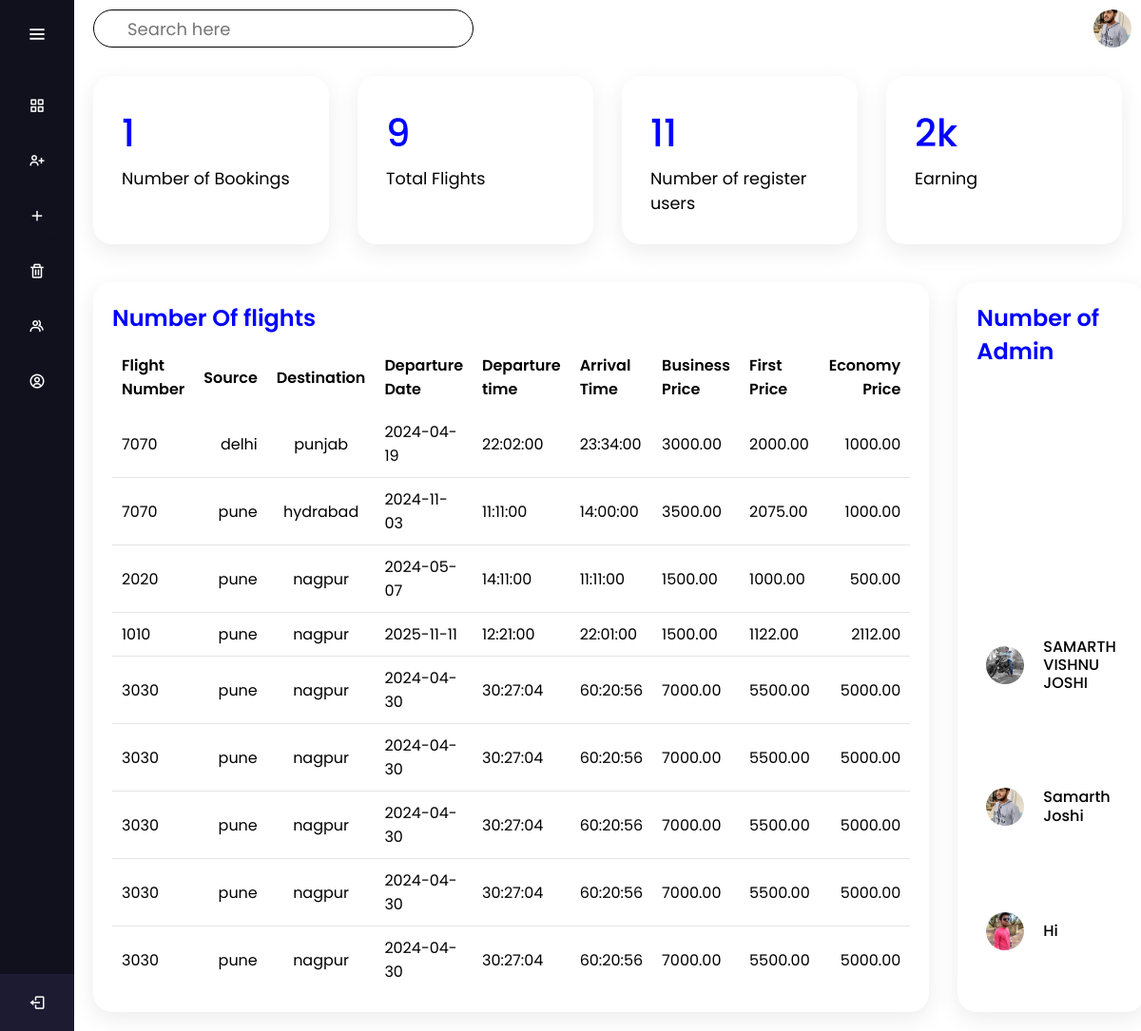
The page /ADMIN/dash.php (signed in) on the database its author committed.
### tables this page shows
CREATE TABLE `user_form` (
  `id` int(100) NOT NULL,
  `name` varchar(100) NOT NULL,
  `email` varchar(100) NOT NULL,
  `password` varchar(100) NOT NULL,
  `image` varchar(100) NOT NULL
);

CREATE TABLE `flightinsert` (
  `flightNumber` varchar(50) NOT NULL,
  `source` varchar(100) NOT NULL,
  `destination` varchar(100) NOT NULL,
  `departureDate` date NOT NULL,
  `departureTime` time NOT NULL,
  `arrivalTime` time NOT NULL,
  `economyPrice` decimal(10,2) NOT NULL,
  `businessPrice` decimal(10,2) NOT NULL,
  `firstclassPrice` decimal(10,2) NOT NULL
);

### ADMIN/dash.php (the view, shortened to what this page needs)
<?php
$user_id = $_SESSION['user_id'];
include 'dbconnect.php';
$sql_flight_count = "SELECT COUNT(*) AS flight_count FROM flightinsert";
$result_flight_count = mysqli_query($conn, $sql_flight_count);
$sql_total_earning = "SELECT SUM(price) AS total_earning FROM totalbookings";
$result_total_earning = mysqli_query($conn, $sql_total_earning);
$sql_customer_count = "SELECT COUNT(*) AS customer_count FROM user";
$result_customer_count = mysqli_query($conn, $sql_customer_count);
$sql_admin_count = "SELECT COUNT(*) AS admin_count FROM totalbookings";
$result_admin_count = mysqli_query($conn, $sql_admin_count);
if ($result_flight_count && $result_total_earning && $result_customer_count && $result_admin_count) {
  $row_flight_count = mysqli_fetch_assoc($result_flight_count);
  $numberOfFlights = $row_flight_count['flight_count'];
  $row_total_earning = mysqli_fetch_assoc($result_total_earning);
  $totalEarning = $row_total_earning['total_earning'];
  $row_customer_count = mysqli_fetch_assoc($result_customer_count);
  $numberOfCustomers = $row_customer_count['customer_count'];
  $row_admin_count = mysqli_fetch_assoc($result_admin_count);
  $numberOfAdmins = $row_admin_count['admin_count'];
  function formatEarnings($earning)
  {
    if ($earning >= 1000000) {
      $earning = number_format($earning / 1000000, 2, '.', ',') . " m";
    } elseif ($earning >= 1000) {
      $earning = number_format($earning / 1000, 0, '.', ',') . "k";
    } else {
      $earning = number_format($earning, 0, '.', ',');
    }
    return $earning;
  }
  $totalEarning = formatEarnings($totalEarning);
} else {
  $numberOfFlights = "Error fetching flight count";
  $totalEarning = "Error fetching total earning";
  $numberOfCustomers = "Error fetching customer count";
  $numberOfAdmins = "Error fetching admin count";
}
?>
<!DOCTYPE html>
<html lang="en">
<head>
  <link rel='stylesheet' href='https://unpkg.com/boxicons@2.1.4/css/boxicons.min.css'>
</head>
<body onload="session()">
  <section class="home-section">
    <div class="main" id="dashboard-content">
      <div class="topbar">
        <div class="search">
          <label>
            <input type="text" placeholder="Search here">
          </label>
        </div>
        <div class="user">
          <?php
          include 'dbconnect.php';
          $select = mysqli_query($conn, "SELECT * FROM `user_form` WHERE id = '$user_id'") or die('query failed');
          if (mysqli_num_rows($select) > 0) {
            $fetch = mysqli_fetch_assoc($select);
          }
          if ($fetch['image'] == '') {
            echo '<img src="images/default-avatar.png">';
          } else {
            echo '<img src="uploaded_img/' . $fetch['image'] . '">';
          }
          ?>
        </div>
      </div>
      <div class="cardBox">
        <div class="card">
          <div>
            <div class="numbers">
              <?php echo $numberOfAdmins; ?>
            </div>
            <div class="cardName">Number of Bookings</div>
          </div>
        </div>
        <div class="card">
          <div>
            <div class="numbers">
              <?php echo $numberOfFlights; ?>
            </div>
            <div class="cardName">Total Flights</div>
          </div>
        </div>
        <div class="card">
          <div>
            <div class="numbers">
              <?php echo $numberOfCustomers; ?>
            </div>
            <div class="cardName">Number of register users</div>
          </div>
        </div>
        <div class="card">
          <div>
            <div class="numbers">
              <?php echo $totalEarning; ?>
            </div>
            <div class="cardName">Earning</div>
          </div>
        </div>
      </div>
      <div class="details">
        <div class="recentOrders">
          <div class="cardHeader">
            <h2>Number Of flights</h2>
          </div>
          <?php
          include 'dbconnect.php';
          $query = "SELECT * FROM flightinsert";
          $result = mysqli_query($conn, $query);
          if (mysqli_num_rows($result) > 0) {
            echo '<table>
        <thead>
          <tr>
            <td>Flight Number</td>
            <td>Source</td>
            <td>Destination</td>
            <td>Departure Date</td>
            <td>Departure time</td>
            <td>Arrival Time</td>
            <td>Business Price</td>
            <td>First Price</td>
            <td>Economy Price</td>
          </tr>
        </thead>
        <tbody>';
            while ($row = mysqli_fetch_assoc($result)) {
              echo '<tr>
            <td>' . $row['flightNumber'] . '</td>
            <td>' . $row['source'] . '</td>
            <td>' . $row['destination'] . '</td>
            <td>' . $row['departureDate'] . '</td>
            <td>' . $row['departureTime'] . '</td>
            <td>' . $row['arrivalTime'] . '</td>
            <td>' . $row['businessPrice'] . '</td>
            <td>' . $row['firstclassPrice'] . '</td>
            <td>' . $row['economyPrice'] . '</td>
          </tr>';
            }
            echo '</tbody></table>';
          } else {
            echo "No data found";
          }
          ?>
        </div>
        <?php
        include 'dbconnect.php';
        $sql = "SELECT name, image FROM user_form";
        $result = $conn->query($sql);
        ?>
        <div class="recentCustomers">
          <div class="cardHeader">
            <h2>Number of Admin</h2>
          </div>
          <table>
            <?php
            if ($result->num_rows > 0) {
              while ($row = $result->fetch_assoc()) {
                ?>
                <tr>
                  <td width="60px">
                    <?php
                    if ($row['image'] == '') {
                      echo "<div class='imgBx'><img src='images/default-avatar.png'></div>";
                    } else {
                      echo "<div class='imgBx'><img src='uploaded_img/{$row['image']}'></div>";
                    }
                    ?>
                  </td>
                  <td>
                    <h4>
                      <?php echo $row['name']; ?>
                    </h4>
                  </td>
                </tr>
                <?php
              }
            } else {
              echo "<tr><td colspan='2'>0 results</td></tr>";
            }
            ?>
          </table>
        </div>
      </div>
    </div>
  </section>
</body>
</html>

### ADMIN/css/stylefornavigation.css (style rules this page uses)
* { margin: 0; padding: 0; box-sizing: border-box; font-family: "Poppins", sans-serif; }
.sidebar { position: fixed; left: 0; top: 0; height: 100%; width: 78px; background: #11101d; padding: 6px 14px; z-index: 99; transition: all 0.5s ease; }
.sidebar .logo-details { height: 60px; display: flex; align-items: center; position: relative; }
.sidebar .logo-details #btn { position: absolute; top: 50%; right: 0; transform: translateY(-50%); font-size: 22px; transition: all 0.4s ease; font-size: 23px; text-align: center; cursor: pointer; transition: all 0.5s ease; }
.sidebar i { color: #fff; height: 60px; min-width: 50px; font-size: 28px; text-align: center; line-height: 60px; }
.sidebar .nav-list { margin-top: 20px; height: 100%; }
.sidebar li { position: relative; margin: 8px 0; list-style: none; }
.sidebar li a { display: flex; height: 100%; width: 100%; border-radius: 12px; align-items: center; text-decoration: none; transition: all 0.4s ease; background: #11101d; }
.sidebar li i { height: 50px; line-height: 50px; font-size: 18px; border-radius: 12px; }
.sidebar li.profile { position: fixed; height: 60px; width: 78px; left: 0; bottom: -8px; padding: 10px 14px; background: #1d1b31; transition: all 0.5s ease; overflow: hidden; }
.sidebar .profile #log_out { position: absolute; top: 50%; right: 0; transform: translateY(-50%); background: #1d1b31; width: 100%; height: 60px; line-height: 60px; border-radius: 0px; transition: all 0.5s ease; }
.home-section { position: relative; background: #e4e9f7; min-height: 100vh; top: 0; left: 78px; width: calc(100% - 78px); transition: all 0.5s ease; z-index: 2; }

### ADMIN/dash.php (style rules this page uses)
.main { position: absolute; width: 100%; min-height: 100vh; background: white; transition: 0.5s; }
.cardBox { position: relative; width: 100%; padding: 20px; display: grid; grid-template-columns: repeat(4, 1fr); grid-gap: 30px; }
.cardBox .card { position: relative; background: var(--white); padding: 30px; border-radius: 20px; display: flex; justify-content: space-between; cursor: pointer; box-shadow: 0 7px 25px rgba(0, 0, 0, 0.08); }
.cardBox .card .numbers { position: relative; font-weight: 500; font-size: 2.5rem; color: blue; }
.cardBox .card .cardName { color: var(--black2); font-size: 1.1rem; margin-top: 5px; }
.topbar { width: 100%; height: 60px; display: flex; justify-content: space-between; align-items: center; padding: 0 10px; }
.search { position: relative; width: 400px; margin: 0 10px; }
.search label { position: relative; width: 100%; }
.search label input { width: 100%; height: 40px; border-radius: 40px; padding: 5px 20px; padding-left: 35px; font-size: 18px; outline: none; border: 1px solid black; }
.user { position: relative; width: 40px; height: 40px; border-radius: 50%; overflow: hidden; cursor: pointer; }
.user img { position: absolute; top: 0; left: 0; width: 100%; height: 100%; object-fit: cover; }
.details { position: relative; width: 100%; padding: 20px; display: grid; grid-template-columns: 2fr 1fr; grid-gap: 30px; }
.details .recentOrders { position: relative; display: grid; min-height: 500px; background: var(--white); padding: 20px; box-shadow: 0 7px 25px rgba(0, 0, 0, 0.08); border-radius: 20px; }
.details .cardHeader { display: flex; justify-content: space-between; align-items: flex-start; }
.cardHeader h2 { font-weight: 600; color: blue; }
.details table { width: 100%; border-collapse: collapse; margin-top: 10px; }
.details table thead td { font-weight: 600; }
.details .recentOrders table tr { color: black; border-bottom: 1px solid rgba(0, 0, 0, 0.1); }
.details .recentOrders table tr:last-child { border-bottom: none; }
.details .recentOrders table tr td { padding: 10px; }
.details .recentOrders table tr td:last-child { text-align: end; }
.details .recentOrders table tr td:nth-child(2) { text-align: end; }
.details .recentOrders table tr td:nth-child(3) { text-align: center; }
.recentCustomers { position: relative; display: grid; min-height: 500px; padding: 20px; background: var(--white); box-shadow: 0 7px 25px rgba(0, 0, 0, 0.08); border-radius: 20px; }
.recentCustomers .imgBx { position: relative; width: 40px; height: 40px; border-radius: 50px; overflow: hidden; }
.recentCustomers .imgBx img { position: absolute; top: 0; left: 0; width: 100%; height: 100%; object-fit: cover; }
.recentCustomers table tr td { padding: 12px 10px; }
.recentCustomers table tr td h4 { font-size: 16px; font-weight: 500; line-height: 1.2rem; }

### rows shown on the page
user_form: image (picture), name "Samarth Joshi"
flightinsert: flightNumber "7070", source "delhi", destination "punjab", departureDate "2024-04-19", departureTime "22:02:00", arrivalTime "23:34:00", businessPrice "3000.00", firstclassPrice "2000.00", economyPrice "1000.00"
flightinsert: flightNumber "7070", source "pune", destination "hydrabad", departureDate "2024-11-03", departureTime "11:11:00", arrivalTime "14:00:00", businessPrice "3500.00", firstclassPrice "2075.00", economyPrice "1000.00"
flightinsert: flightNumber "2020", source "pune", destination "nagpur", departureDate "2024-05-07", departureTime "14:11:00", arrivalTime "11:11:00", businessPrice "1500.00", firstclassPrice "1000.00", economyPrice "500.00"
flightinsert: flightNumber "1010", source "pune", destination "nagpur", departureDate "2025-11-11", departureTime "12:21:00", arrivalTime "22:01:00", businessPrice "1500.00", firstclassPrice "1122.00", economyPrice "2112.00"
flightinsert: flightNumber "3030", source "pune", destination "nagpur", departureDate "2024-04-30", departureTime "30:27:04", arrivalTime "60:20:56", businessPrice "7000.00", firstclassPrice "5500.00", economyPrice "5000.00"
flightinsert: flightNumber "3030", source "pune", destination "nagpur", departureDate "2024-04-30", departureTime "30:27:04", arrivalTime "60:20:56", businessPrice "7000.00", firstclassPrice "5500.00", economyPrice "5000.00"
flightinsert: flightNumber "3030", source "pune", destination "nagpur", departureDate "2024-04-30", departureTime "30:27:04", arrivalTime "60:20:56", businessPrice "7000.00", firstclassPrice "5500.00", economyPrice "5000.00"
flightinsert: flightNumber "3030", source "pune", destination "nagpur", departureDate "2024-04-30", departureTime "30:27:04", arrivalTime "60:20:56", businessPrice "7000.00", firstclassPrice "5500.00", economyPrice "5000.00"
flightinsert: flightNumber "3030", source "pune", destination "nagpur", departureDate "2024-04-30", departureTime "30:27:04", arrivalTime "60:20:56", businessPrice "7000.00", firstclassPrice "5500.00", economyPrice "5000.00"
user_form: image (picture), name "SAMARTH VISHNU JOSHI"
user_form: image (picture), name "Hi"

### other values the page prints
$numberOfAdmins "1"
$numberOfFlights "9"
$numberOfCustomers "11"
$totalEarning "2k"
